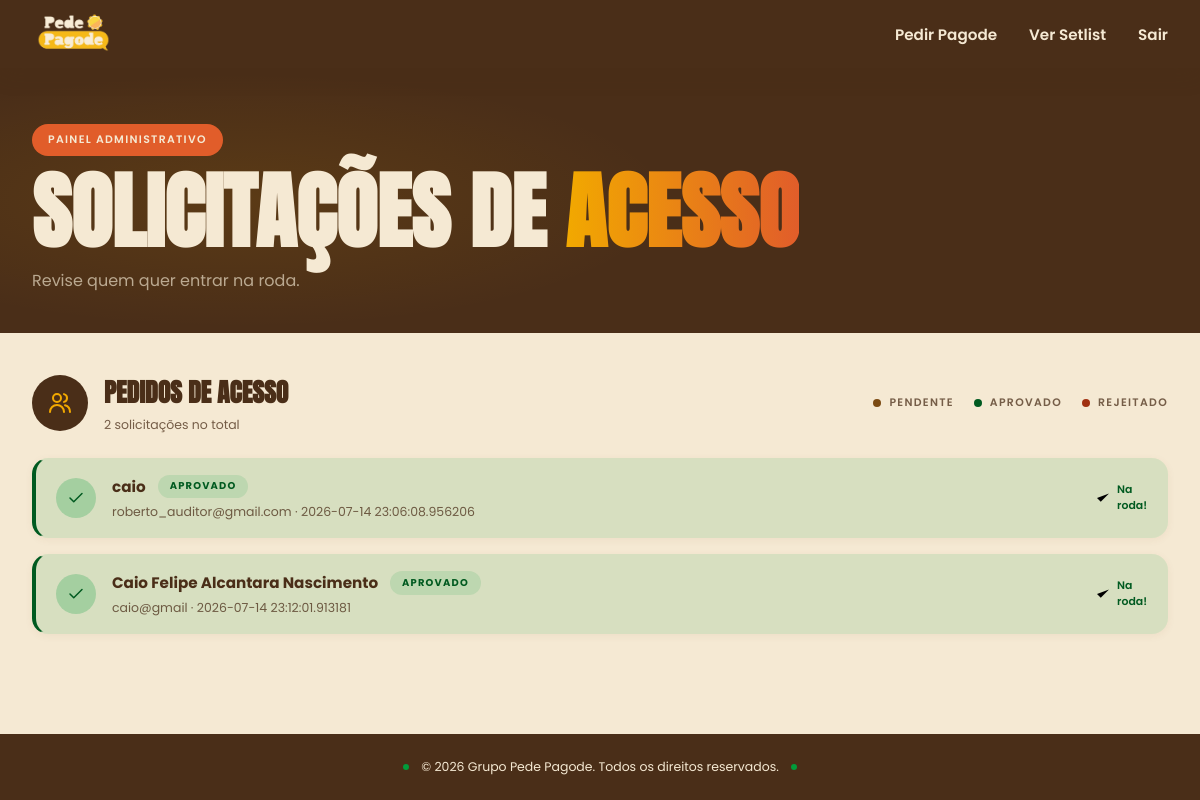
The app's page /solicitacao/admin (signed in) with its own data.
### tables this page shows
CREATE TABLE membership_requests (
    id INTEGER PRIMARY KEY AUTOINCREMENT,
    name TEXT NOT NULL,
    email TEXT NOT NULL,
    password TEXT NOT NULL,
    status TEXT NOT NULL DEFAULT 'PENDING',
    requested_at TEXT NOT NULL,
    reviewed_by INTEGER,
    reviewed_at TEXT,
    user_id INTEGER
);

### backend/routes/solicitacao.py (the view)
@solicitacao_bp.get("/admin")
@login_required
def listar_solicitacoes():
    return controller.listar_solicitacoes()

### backend/controllers/solicitacao.py (called while the page is built)
    def listar_solicitacoes(self):
        solicitacoes = self.service.listar_solicitacoes()
        return render_template("solicitacao_admin.html", solicitacoes=solicitacoes)

### backend/database/connection.py (called while the page is built)
def get_connection():
    connection = sqlite3.connect(DATABASE_PATH)
    connection.row_factory = sqlite3.Row
    return connection

### backend/services/auth_service.py (called while the page is built)
    def buscar_por_id(self, user_id):
        connection = get_connection()
        cursor = connection.cursor()
        cursor.execute("SELECT * FROM users WHERE id = ?", (user_id,))
        row = cursor.fetchone()
        connection.close()
        if row is None:
            return None
        return Usuario(
            id=row["id"],
            nome=row["name"],
            email=row["email"],
            senha=row["password"]
        )

### backend/services/solicitacao_service.py (called while the page is built)
    def listar_solicitacoes(self):
        connection = get_connection()
        cursor = connection.cursor()
        cursor.execute("""

            SELECT *
            FROM membership_requests
            ORDER BY requested_at ASC

        """)
        rows = cursor.fetchall()
        connection.close()
        solicitacoes = []
        for row in rows:
            solicitacoes.append(Solicitacao(
                id=row["id"],
                nome=row["name"],
                email=row["email"],
                senha=row["password"],
                status=row["status"],
                data_solicitacao=row["requested_at"],
                revisado_por=row["reviewed_by"],
                data_revisao=row["reviewed_at"],
                usuario_id=row["user_id"]
            ))
        return solicitacoes

### frontend/templates/solicitacao_admin.html (shortened to what this page needs)
{% extends "base.html" %}
{% block extra_css %}
  <link rel="stylesheet" href="{{ url_for('static', filename='css/solicitacao_admin.css') }}">
{% endblock %}
{% block content %}
<section class="admin-hero">
  <div class="admin-hero__inner">
    <span class="tag-pill">Painel administrativo</span>
    <h1 class="admin-titulo">
      Solicitações de <span class="admin-titulo__grad">acesso</span>
    </h1>
    <p class="admin-subtitulo">Revise quem quer entrar na roda.</p>
  </div>
</section>
<div class="admin-corpo">
  <div class="solicitacoes-lista">
    <div class="solicitacoes-lista__cabecalho">
      <span class="solicitacoes-lista__icone" aria-hidden="true">
        <svg viewBox="0 0 24 24"><circle cx="9" cy="7" r="4"></circle><path d="M2 21a7 7 0 0 1 14 0"></path><path d="M16 3.13a4 4 0 0 1 0 7.75"></path><path d="M22 21a7 7 0 0 0-5-6.71"></path></svg>
      </span>
      <div class="solicitacoes-lista__titulo-wrap">
        <h2 class="solicitacoes-lista__titulo">Pedidos de acesso</h2>
        <p class="solicitacoes-lista__subtitulo">{{ solicitacoes|length }} solicitações no total</p>
      </div>
      <div class="solicitacoes-lista__legenda">
        <span class="solicitacoes-lista__legenda-item solicitacoes-lista__legenda-item--pendente">Pendente</span>
        <span class="solicitacoes-lista__legenda-item solicitacoes-lista__legenda-item--aprovado">Aprovado</span>
        <span class="solicitacoes-lista__legenda-item solicitacoes-lista__legenda-item--rejeitado">Rejeitado</span>
      </div>
    </div>
    <div class="solicitacoes-lista__itens">
      {% for solicitacao in solicitacoes %}
        <div class="solicitacao-item{% if solicitacao.status == 'APPROVED' %} solicitacao-item--approved{% elif solicitacao.status == 'REJECTED' %} solicitacao-item--rejected{% endif %}">
          <span class="solicitacao-item__icone" aria-hidden="true">
            {% if solicitacao.status == 'APPROVED' %}
              <svg viewBox="0 0 24 24"><path d="M20 6 9 17l-5-5"></path></svg>
            {% elif solicitacao.status == 'REJECTED' %}
              <svg viewBox="0 0 24 24"><path d="M18 6 6 18"></path><path d="M6 6l12 12"></path></svg>
            {% else %}
              <svg viewBox="0 0 24 24"><circle cx="12" cy="12" r="10"></circle><path d="M12 6v6l4 2"></path></svg>
            {% endif %}
          </span>
          <div class="solicitacao-item__corpo">
            <div class="solicitacao-item__linha-titulo">
              <span class="solicitacao-item__nome">{{ solicitacao.nome }}</span>
              <span class="solicitacao-item__status" data-status="{{ solicitacao.status }}">
                {% if solicitacao.status == 'APPROVED' %}Aprovado{% elif solicitacao.status == 'REJECTED' %}Rejeitado{% else %}Pendente{% endif %}
              </span>
            </div>
            <p class="solicitacao-item__meta">{{ solicitacao.email }} &middot; {{ solicitacao.data_solicitacao }}</p>
          </div>
          <div class="solicitacao-item__acoes">
            {% if solicitacao.status == 'PENDING' %}
              <form action="{{ url_for('solicitacao.aprovar_solicitacao', id_solicitacao=solicitacao.id) }}" method="POST">
                <button type="submit" class="btn-aceitar">
                  <svg viewBox="0 0 24 24"><path d="M20 6 9 17l-5-5"></path></svg>
                  Aprovar
                </button>
              </form>
              <form action="{{ url_for('solicitacao.recusar_solicitacao', id_solicitacao=solicitacao.id) }}" method="POST">
                <button type="submit" class="btn-rejeitar">
                  <svg viewBox="0 0 24 24"><path d="M18 6 6 18"></path><path d="M6 6l12 12"></path></svg>
                  Recusar
                </button>
              </form>
            {% elif solicitacao.status == 'APPROVED' %}
              <span class="solicitacao-item__resultado solicitacao-item__resultado--approved">
                <svg viewBox="0 0 24 24"><path d="M20 6 9 17l-5-5"></path></svg>
                Na roda!
              </span>
            {% else %}
              <span class="solicitacao-item__resultado solicitacao-item__resultado--rejected">
                <svg viewBox="0 0 24 24"><path d="M18 6 6 18"></path><path d="M6 6l12 12"></path></svg>
                Recusado
              </span>
            {% endif %}
          </div>
        </div>
      {% else %}
        <p class="solicitacoes-lista__vazio">Nenhuma solicitação recebida ainda.</p>
      {% endfor %}
    </div>
  </div>
</div>
{% endblock %}

### records on screen
membership_requests: status "APPROVED" (drawn), nome "caio", email "roberto_auditor@gmail.com", data_solicitacao "2026-07-14 23:06:08.956206"
membership_requests: status "APPROVED" (drawn), nome "Caio Felipe Alcantara Nascimento", email "caio@gmail", data_solicitacao "2026-07-14 23:12:01.913181"

### other values on screen
{{ solicitacoes|length }} "2"
